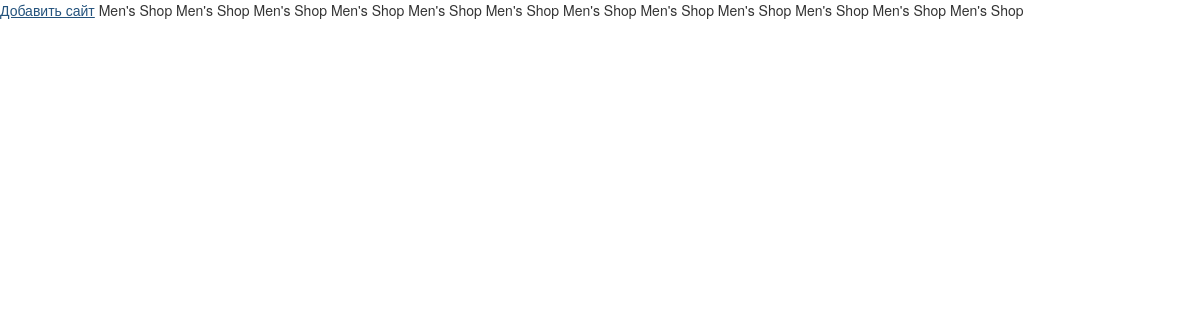
Screenshot of /mysite (signed in) with the database file from the repository.
### management_site/models.py (models this page shows, shortened)
class UserSite(models.Model):
    user = models.ForeignKey(User, on_delete=models.CASCADE)
    site = models.ForeignKey(Site, on_delete=models.CASCADE)
    url_address = models.SlugField(max_length=120, unique=True)

class Site(models.Model):
    title = models.CharField(max_length=120)
    cost = models.DecimalField(max_digits=5, decimal_places=2,null=True)
    is_top = models.BooleanField(default=False,null=True)
    photo = models.ImageField(upload_to="images/", null=True, blank=True)
    description = models.TextField(blank=True)
    category = models.ForeignKey(Category, on_delete=models.CASCADE, null=True)
    client_url = models.CharField(max_length=120, blank=True)
    admin_url = models.CharField(max_length=120, blank=True)

### management_site/views.py (the view)
# urls.py: path('mysite', views.MySiteListView.as_view(), name='mysite_page'),
class MySiteListView(ListView, LoginRequiredMixin):
    template_name = 'management/mysite.html'
    model = UserSite
    context_object_name = 'mysites'
    def get_queryset(self):
        qs = super().get_queryset()
        return qs.filter(user=self.request.user)

### templates/management/mysite.html
{% extends 'management/base.html' %}
{% block content %}
<a href="{% url 'management:site_list_page' %}">Добавить сайт</a>
{% for mysite in mysites %}
    {{mysite.site.title}}
{% empty %}
	У вас нет выбранного сайта
{% endfor %}
{% endblock %}

### rows the page displays
UserSite: site "Men's Shop"
UserSite: site "Men's Shop"
UserSite: site "Men's Shop"
UserSite: site "Men's Shop"
UserSite: site "Men's Shop"
UserSite: site "Men's Shop"
UserSite: site "Men's Shop"
UserSite: site "Men's Shop"
UserSite: site "Men's Shop"
UserSite: site "Men's Shop"
UserSite: site "Men's Shop"
UserSite: site "Men's Shop"
